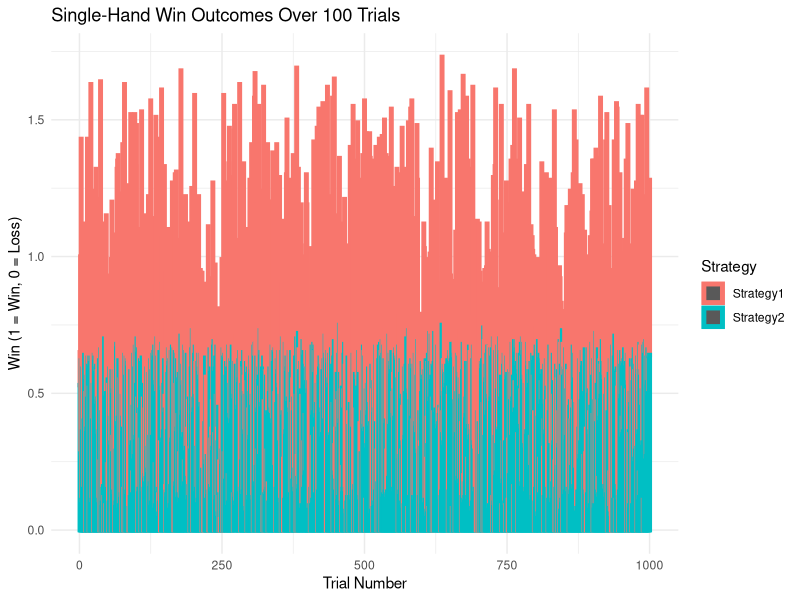

Write R code to recreate this figure.
## ---- chunk 1
knitr::opts_chunk$set(echo = FALSE)
library(ggplot2)
## ---- chunk 2
create_deck <- function(num_decks = 1) {
  values <- c(2:10, 10, 10, 10, 11)
  deck <- rep(values, 4 * num_decks)
  sample(deck)
}
## ---- chunk 3
get_hand_total <- function(hand) {
  total <- sum(hand)
  aces <- sum(hand == 11)
  while (total > 21 && aces > 0) {
    total <- total - 10
    aces <- aces - 1
    
  }
  return(total)
}
## ---- chunk 4
play_dealer <- function(deck) {
  hand <- c(deck[1], deck[2])
  deck <- deck[-c(1,2)]
  total <- get_hand_total(hand)
  while (total < 17) {
    hand <- c(hand, deck[1])
    deck <- deck[-1]
    total <- get_hand_total(hand)
  }
  return(list(total = total, deck = deck))
}
## ---- chunk 5
play_hand_strategy1 <- function(deck, dealer_card) {
  hand <- c(deck[1], deck[2])
  deck <- deck[-c(1,2)]
  
  while (TRUE) {
    total <- get_hand_total(hand)
    soft <- (11 %in% hand) && total <= 21

    if (soft && total <= 17) {
      hand <- c(hand, deck[1])
      deck <- deck[-1]
    } else if (!soft) {
      if (total <= 11) {
        hand <- c(hand, deck[1])
        deck <- deck[-1]
      } else if (total == 12 && dealer_card >= 4 && dealer_card <= 6) {
        break
      } else if (total >= 13 && total <= 16 && dealer_card >= 2 && dealer_card <= 6) {
        break
      } else if (total >= 17) {
        break
      } else {
        hand <- c(hand, deck[1])
        deck <- deck[-1]
      }
    } else {
      break
    }
  }

  return(list(total = get_hand_total(hand), deck = deck))
}
## ---- chunk 6
play_hand_strategy2 <- function(deck) {
  hand <- c(deck[1], deck[2])
  deck <- deck[-c(1,2)]
  total <- get_hand_total(hand)
  while (total < 18) {
    
    hand <- c(hand, deck[1])
    deck <- deck[-1]
    total <- get_hand_total(hand)
  }
  return(list(total = total, deck = deck))
}
## ---- chunk 7
simulate_game_compare <- function(num_players = 1, num_decks = 1, strategy = 1) {
  deck <- create_deck(num_decks)
  dealer_up_card <- deck[1]
  dealer_hand <- c(dealer_up_card, deck[2])
  deck <- deck[-c(1,2)]

  player_totals <- numeric(num_players)
  for (i in 1:num_players) {
    if (strategy == 1) {
      result <- play_hand_strategy1(deck, dealer_up_card)
    } else {
      result <- play_hand_strategy2(deck)
    }
    deck <- result$deck
    player_totals[i] <- result$total
  }

  dealer_result <- play_dealer(c(dealer_hand, deck))
  dealer_total <- dealer_result$total

  wins <- sum(player_totals <= 21 & (dealer_total > 21 | player_totals > dealer_total))
  return(wins / num_players)
}
## ---- chunk 8
monte_carlo_compare <- function(num_trials = 1000, num_players = 1, num_decks = 1, strategy = 1) {
  mean(replicate(num_trials, simulate_game_compare(num_players, num_decks, strategy)))
  
}
## ---- chunk 9
set.seed(123)
num_simulations <- 1000

results_df <- data.frame(
  Trial = 1:num_simulations,
  Strategy1 = replicate(num_simulations, simulate_game_compare(100, 100, strategy = 1)),
  Strategy2 = replicate(num_simulations, simulate_game_compare(100, 100, strategy = 2))
)

head(results_df)
## ---- chunk 10
results_long <- tidyr::pivot_longer(results_df, cols = c("Strategy1", "Strategy2"), 
                                     names_to = "Strategy", values_to = "Win")

ggplot(results_long, aes(x = Trial, y = Win, color = Strategy)) +
  geom_col() +
  geom_col(size = 1.5) +
  labs(title = "Single-Hand Win Outcomes Over 100 Trials",
       x = "Trial Number", y = "Win (1 = Win, 0 = Loss)") +
  theme_minimal()
  
  
